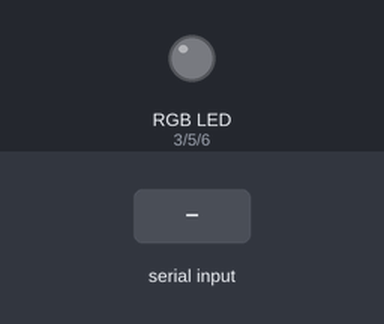
The sketch below on a simulated Arduino Uno, built with avr-gcc and run on an emulated ATmega328P. Parts: an RGB LED mixed from three pins (HIGH = lit). Inputs (shaded band) come from the test bench. Dim RGB values are drawn brighter than linear; what the sketch prints to the serial monitor is not drawn.

Above: at 1.2 s.
1.3 s: "90;45\n" received over Serial
At 2.2 s:
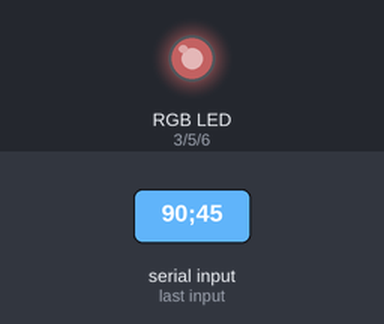
2.8 s: "30;150\n" received over Serial
At 3.4 s:
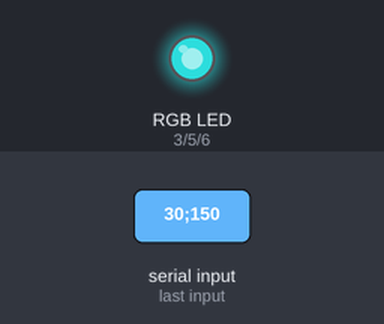
4.3 s: "5\n" received over Serial
At 5.5 s:
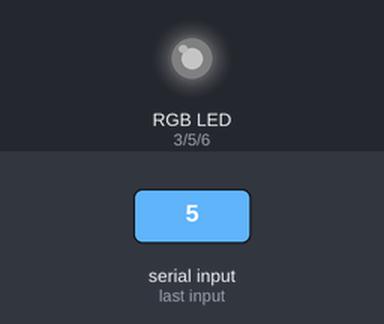
5.8 s: "90\n" received over Serial
At 6.8 s:
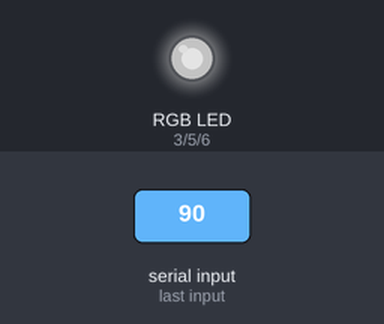
7.3 s: "200\n" received over Serial
At 8.0 s:
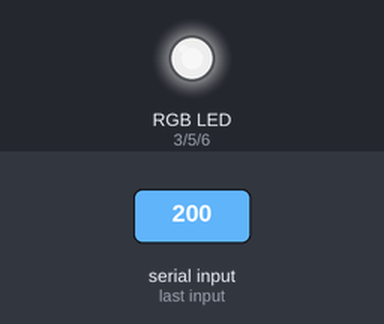
8.8 s: "1;90\n" received over Serial
At 9.2 s:
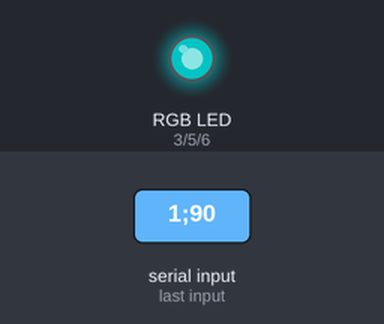
Timing chart, 0 to 11.3 s (numbered marks = the images above; inputs shaded):
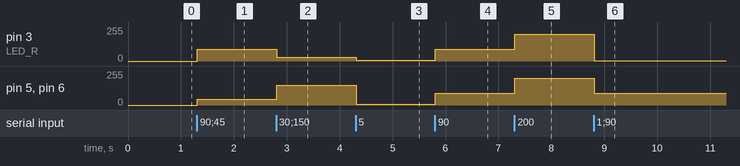

Measured:
- after the input at 1.3 s, pin 3 (LED_R): 0/255 → 90/255 at once; pin 5 (LED_G), pin 6 (LED_B): 0/255 → 45/255 at once
- after the input at 2.8 s, pin 3 (LED_R): 90/255 → 30/255 at once; pin 5 (LED_G), pin 6 (LED_B): 45/255 → 150/255 at once
- after the input at 4.3 s, pin 3 (LED_R): 30/255 → 5/255 at once; pin 5 (LED_G), pin 6 (LED_B): 150/255 → 5/255 at once
- after the input at 5.8 s, pin 3 (LED_R), pin 5 (LED_G), pin 6 (LED_B): 5/255 → 90/255 at once
- after the input at 7.3 s, pin 3 (LED_R), pin 5 (LED_G), pin 6 (LED_B): 90/255 → 200/255 at once
- after the input at 8.8 s, pin 3 (LED_R): 200/255 → 1/255 at once; pin 5 (LED_G), pin 6 (LED_B): 200/255 → 90/255 at once

The sketch:

FocusLight.ino
```cpp
int LED_R = 3;
int LED_G = 5;
int LED_B = 6;
int rgb[3];
String data = "";

void setup() {
  Serial.begin(115200);
  Serial.println("FocusLight Initialization...");
  pinMode(LED_R, OUTPUT);
  pinMode(LED_G, OUTPUT);
  pinMode(LED_B, OUTPUT);
  Serial.println("FocusLight Ready");
  Serial.setTimeout(10);
}

void loop() {

  int i;
  int cut;
  String rs;

  if (Serial.available() > 0) {
    data = Serial.readString();

    for (i=0; i<2; i++) {
      rgb[i] = data.substring(0,data.indexOf(';')).toInt();
      data = data.substring(data.indexOf(';')+1);
    }
    rgb[2] = data.toInt();

    analogWrite(LED_R, rgb[0]);
    analogWrite(LED_G, rgb[1]);
    analogWrite(LED_B, rgb[2]);
  }
}
```
